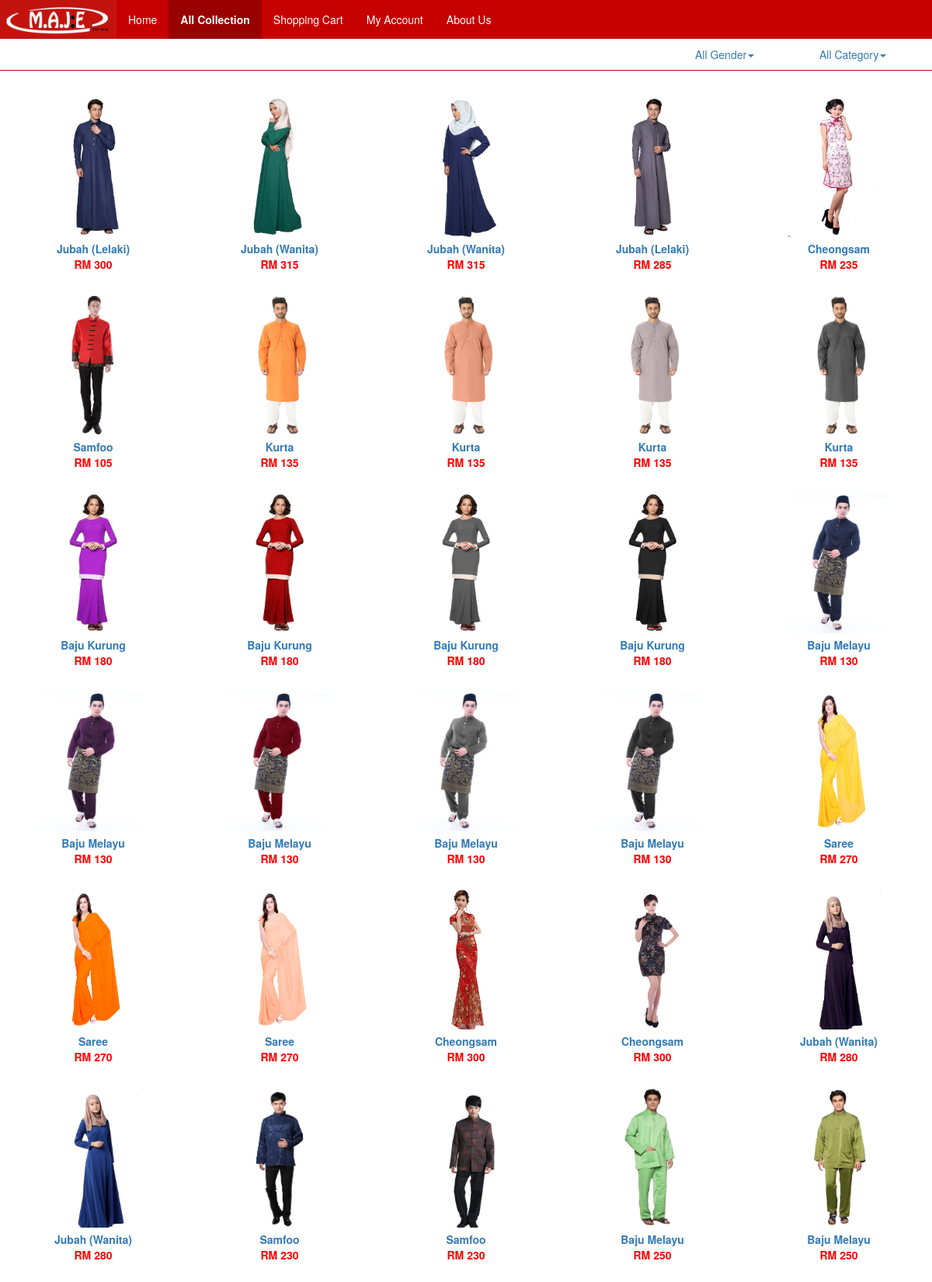
The page /mobile/product.php on the database its author committed.
### tables this page shows
CREATE TABLE `products` (
  `product_id` int(255) NOT NULL,
  `product_gender` varchar(6) NOT NULL,
  `product_category` varchar(7) NOT NULL,
  `product_name` varchar(255) NOT NULL,
  `product_price` double NOT NULL,
  `product_image` varchar(255) NOT NULL,
  `product_detail` text NOT NULL,
  `XS` int(255) NOT NULL,
  `S` int(255) NOT NULL,
  `M` int(255) NOT NULL,
  `L` int(255) NOT NULL,
  `XL` int(255) NOT NULL
);

### mobile/product.php (the view, shortened to what this page needs)
<!DOCTYPE html>
<html lang="en">
<head>
  <link rel="stylesheet" href="bootstrap-3.3.7/css/bootstrap.css">
  <link rel="stylesheet" href="bootstrap-3.3.7/css/bootstrap.min.css">
  <link rel="stylesheet" type="text/css" href="css/mobile.css">
</head>
<body>
	<div style='min-width:285px;'>
		<nav class="navbar navbar-custom navbar-fixed-top"  style='border-width: 0 0 0; min-width:285px;' id="my-navbar">
			<div class="navbar-header">
				<a href="index.php"><img src="css/logo.png" width="150px" height="50px"/></a>
			</div>
			<div class="collapse navbar-collapse" id="navbar-collapse">
				<ul class="nav navbar-nav">
					<li><a href="index.php">Home</a></li>
					<li class="active"><a href="product.php?gender=&category=">All Collection</a></li>
					<li><a href="cart.php">Shopping Cart</a></li>
					<li><a href="login.php">My Account</a></li>
					<li><a href="about.php">About Us</a></li>
				</ul>
			</div>
			<div style="background:#FFFFFF; border-bottom: 1px solid #C60000;">
				<div class="bs-docs-example">
					<ul class="nav nav-pills">
						<li class="dropdown" id="abc">
							<a class="dropdown-toggle" id="drop4" role="button" data-toggle="dropdown" href="product.php?gender=<?php echo $_GET['gender']; ?>&category="><?php if(isset($_GET['category']) && !empty($_GET['category'])){ echo $_GET['category']; }else{ echo "All Category"; } ?><b class="caret"></b></a>
						</li>
						<li class="dropdown" id="abc">
							<a class="dropdown-toggle" id="drop4" role="button" data-toggle="dropdown" href="product.php?gender=&category=<?php echo $_GET['category']; ?>"><?php if(isset($_GET['gender']) && !empty($_GET['gender'])){ echo $_GET['gender']; }else{ echo "All Gender"; } ?><b class="caret"></b></a>
						</li>
					</ul>
				</div>
			</div>
		</nav>
		<div style='margin-top:120px;'>
		<?php
			if (isset($_GET['pro_name']) && empty($_GET['pro_name'])){
				echo "<div class='text'>Please enter the product name!</div>";
			}
			else if (isset($_GET['pro_name']) && !empty($_GET['pro_name'])){
				$search = $_GET['pro_name'];
				$sql = "select * from products where product_name like '%$search%' ORDER BY product_id DESC";
				showPro($sql);
			}
			else if(isset($_GET['gender']) && empty($_GET['gender']) AND isset($_GET['category']) && empty($_GET['category'])){
				$sql = "select * from products ORDER BY product_id DESC";
				showPro($sql);
			}
			function showPro($sql){
				include('../dbconnect.php');
				$run_pro = mysql_query($sql);
				$count = mysql_num_rows($run_pro);
				if($count==0){
					mysql_close($con);
					echo "<div class='text'>No clothing where found!</div>";
				}
				else{
					while($row_pro=mysql_fetch_array($run_pro))
					{
						$pro_id = $row_pro['product_id'];
						$pro_name = $row_pro['product_name'];
						$pro_price = $row_pro['product_price'];
						$pro_image = $row_pro['product_image'];
						$xs = $row_pro['XS'];
						$s = $row_pro['S'];
						$m = $row_pro['M'];
						$l = $row_pro['L'];
						$xl = $row_pro['XL'];
						$stock = $xs + $s +$m + $l + $xl;
						if($stock>0)
						{
							echo "<div class='item_list'>
									<div>
										<a href='product_detail.php?pro_id=$pro_id'><img src='../admin_area/product_images/$pro_image' width='100%' height='180px' style='max-width:130px;'/>
									</div>
									<div style='right: 0;bottom: 0;left: 0; height:65px; padding:5px;'>
										<b>$pro_name</b>
										<br><font color='red'><b>RM $pro_price</b></font></a>
									</div>
								  </div>";
						}
					}
				}
			}
		?>
		</div>
	</div>
</body>
</html>

### mobile/css/mobile.css (style rules this page uses)
#abc { float:right; width:160px; }
@media (min-width: 768px) { .item_list { float:left; text-align: center; padding:5px; width:20%; } }

### rows shown on the page
products: product_image (picture), product_name "Jubah (Lelaki)", product_price "300"
products: product_image (picture), product_name "Jubah (Wanita)", product_price "315"
products: product_image (picture), product_name "Jubah (Wanita)", product_price "315"
products: product_image (picture), product_name "Jubah (Lelaki)", product_price "285"
products: product_image (picture), product_name "Cheongsam", product_price "235"
products: product_image (picture), product_name "Samfoo", product_price "105"
products: product_image (picture), product_name "Kurta", product_price "135"
products: product_image (picture), product_name "Kurta", product_price "135"
products: product_image (picture), product_name "Kurta", product_price "135"
products: product_image (picture), product_name "Kurta", product_price "135"
products: product_image (picture), product_name "Baju Kurung", product_price "180"
products: product_image (picture), product_name "Baju Kurung", product_price "180"
products: product_image (picture), product_name "Baju Kurung", product_price "180"
products: product_image (picture), product_name "Baju Kurung", product_price "180"
products: product_image (picture), product_name "Baju Melayu", product_price "130"
products: product_image (picture), product_name "Baju Melayu", product_price "130"
products: product_image (picture), product_name "Baju Melayu", product_price "130"
products: product_image (picture), product_name "Baju Melayu", product_price "130"
products: product_image (picture), product_name "Baju Melayu", product_price "130"
products: product_image (picture), product_name "Saree", product_price "270"
products: product_image (picture), product_name "Saree", product_price "270"
products: product_image (picture), product_name "Saree", product_price "270"
products: product_image (picture), product_name "Cheongsam", product_price "300"
products: product_image (picture), product_name "Cheongsam", product_price "300"
products: product_image (picture), product_name "Jubah (Wanita)", product_price "280"
products: product_image (picture), product_name "Jubah (Wanita)", product_price "280"
products: product_image (picture), product_name "Samfoo", product_price "230"
products: product_image (picture), product_name "Samfoo", product_price "230"
products: product_image (picture), product_name "Baju Melayu", product_price "250"
products: product_image (picture), product_name "Baju Melayu", product_price "250"
